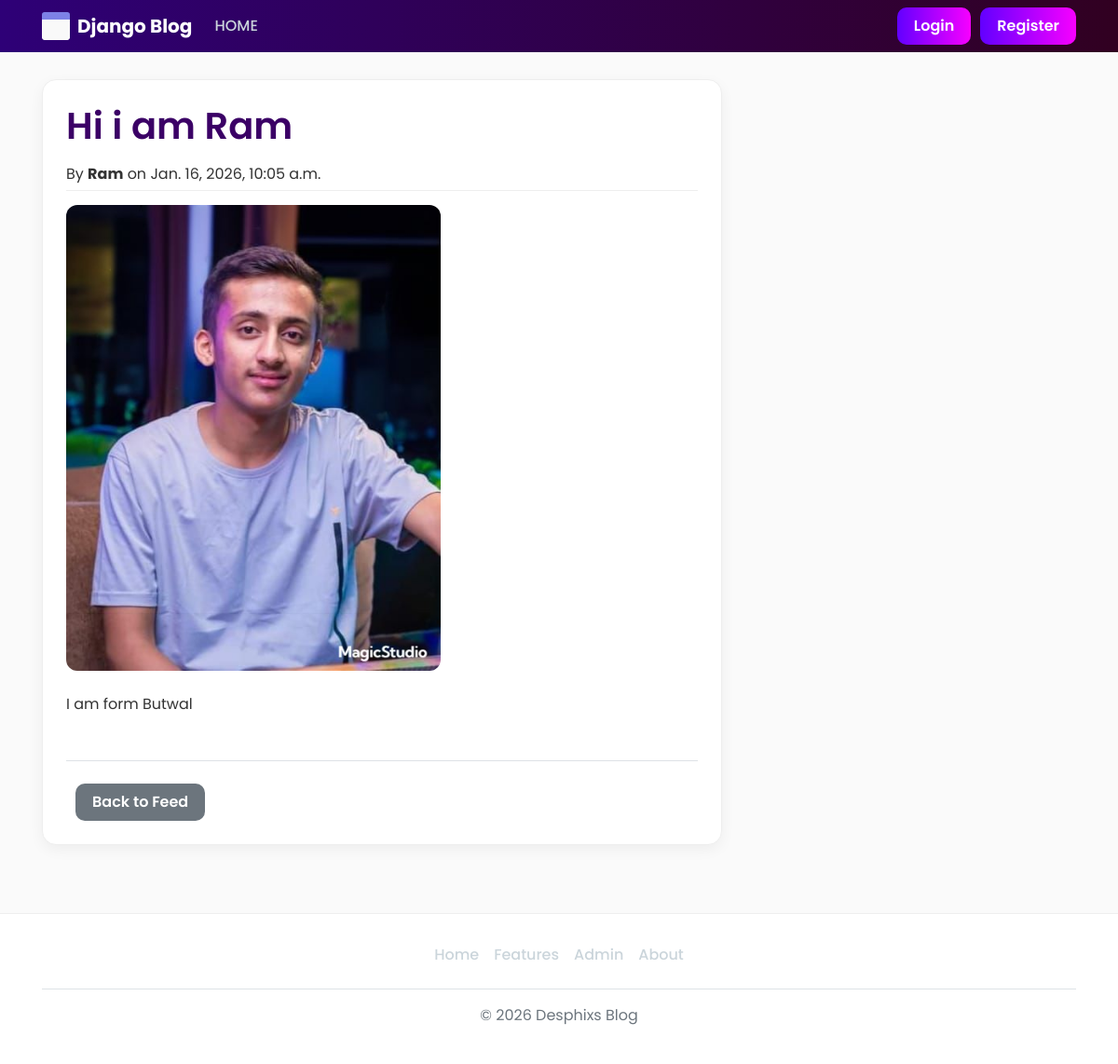
/post/hi-i-am-ram/, run on the app's committed database.
### home/models.py (models this page shows, shortened)
class Post(models.Model):
    title = models.CharField(max_length=50)
    content = models.TextField(max_length=500)
    slug = models.SlugField(max_length =100,blank=True,null=True)
    image = models.ImageField(upload_to='post_images', default='default.jpg')
    time = models.DateTimeField(default=timezone.now)
    author = models.ForeignKey(User,on_delete=models.CASCADE)

### home/views.py (the view)
# urls.py: path('post/<slug:slug>/', views.About, name='post_detail'),
def About(request,slug):
    post = get_object_or_404(Post,slug=slug)
    return render(request,'Base/about.html',{'post':post})

### templates/Base/about.html
{% extends 'Base/base.html' %}
{% block content %}
<article class="content-section">
    <h1 class="mb-3">{{ post.title }}</h1>
    <div class="article-metadata">
        By <strong>{{ post.author.username }}</strong> on {{ post.time }}
    </div>
    {% if post.image %}
        <img src="{{ post.image.url }}" class="article-img">
    {% endif %}
    <div class="mt-4">{{ post.content|linebreaks }}</div>
    <div class="mt-5 border-top pt-4">
        <a href="{% url 'home' %}" class="auth-links" style="background: #6c757d;">Back to Feed</a>
    </div>
</article>
{% endblock %}

### static/css/base.css (style rules this page uses)
body { background-color: #fafafa !important; color: #333333; font-family: 'Poppins', sans-serif !important; margin-top: 85px; display: flex; flex-direction: column; min-height: 100vh; }
h1, h2, h3, h4, h5, h6 { color: #3b0066; font-weight: 600 !important; }
.auth-links { background: linear-gradient(270deg, rgb(247, 0, 255) 0%, rgb(98, 0, 255) 100%); color: white !important; padding: 8px 18px !important; border-radius: 10px; margin-left: 10px; font-weight: 600; text-decoration: none !important; display: inline-block; border: none; transition: 0.3s; cursor: pointer; }
.content-section { background: #ffffff; padding: 25px; border-radius: 15px; margin-bottom: 25px; border: 1px solid #eeeeee; box-shadow: 0 5px 15px rgba(0, 0, 0, 0.05); width: 100%; overflow: hidden; box-sizing: border-box; }
.article-img { max-width: 100%; height: auto; max-height: 500px; object-fit: cover; border-radius: 12px; margin: 15px 0; display: block; }
.article-metadata { border-bottom: 1px solid #eeeeee; margin-bottom: 15px; padding-bottom: 5px; }

### data on the page
Post: title "Hi i am Ram", author.username "Ram", time "Jan. 16, 2026, 10:05 a.m.", image (picture), content "I am form Butwal"
